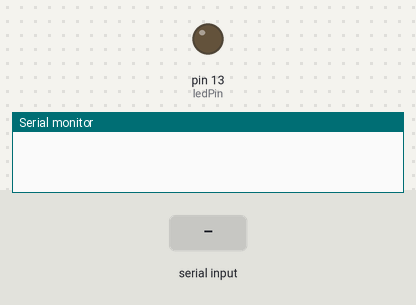
Bench run of a sketch on a simulated Arduino Uno, built with avr-gcc and run on an emulated ATmega328P. On the bench: output pins drawn as LEDs (lit = HIGH), the last lines printed to the serial monitor. Inputs (shaded band) come from the test bench.

Above: at 1.2 s.
1.3 s: "1" received over Serial
At 2.2 s:
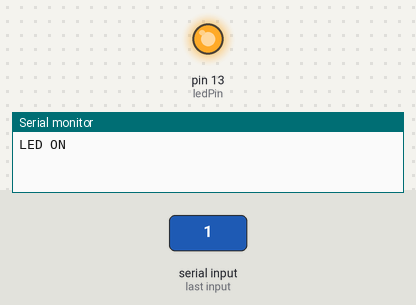
2.8 s: "0" received over Serial
At 3.3 s:
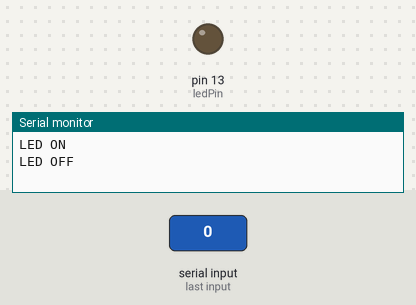
Timing chart, 0 to 5.8 s (numbered marks = the images above; inputs shaded):
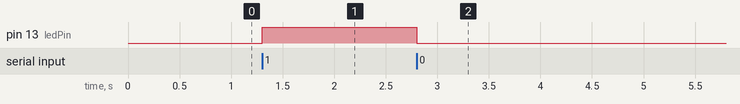

Measured:
- after the input at 1.3 s, pin 13 (ledPin): LOW → HIGH at once
- after the input at 2.8 s, pin 13 (ledPin): HIGH → LOW at once

The sketch:

Serial_LED_controll.ino
```cpp
const int ledPin = 13;             //아두이노 보드의 LED 핀 번호 13

void setup()
{
  pinMode(ledPin, OUTPUT);
  Serial.begin(9600);
}

void loop()
{
  if (Serial.available() > 0)
  {
    int button_cmd = Serial.read();

    if (button_cmd == '1')
    {
      digitalWrite (ledPin, HIGH);
      Serial.println("LED ON");
    }
    else if (button_cmd == '0')
    {
      digitalWrite (ledPin, LOW);
      Serial.println("LED OFF");
    }
    else
    {
      Serial.println("Unknown command");
      Serial.println("pushbutton command input :");
    }
  }
}
```
